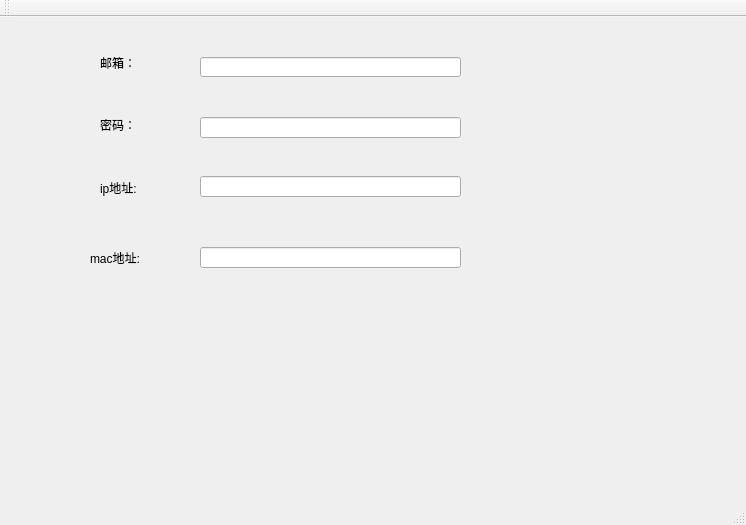
<?xml version="1.0" encoding="UTF-8"?>
<ui version="4.0">
 <class>MainWindow</class>
 <widget class="QMainWindow" name="MainWindow">
  <property name="geometry">
   <rect>
    <x>0</x>
    <y>0</y>
    <width>746</width>
    <height>525</height>
   </rect>
  </property>
  <property name="windowTitle">
   <string>MainWindow</string>
  </property>
  <widget class="QWidget" name="centralWidget">
   <widget class="QLabel" name="label">
    <property name="geometry">
     <rect>
      <x>100</x>
      <y>40</y>
      <width>54</width>
      <height>12</height>
     </rect>
    </property>
    <property name="text">
     <string>邮箱：</string>
    </property>
   </widget>
   <widget class="QLabel" name="label_2">
    <property name="geometry">
     <rect>
      <x>100</x>
      <y>100</y>
      <width>41</width>
      <height>16</height>
     </rect>
    </property>
    <property name="text">
     <string>密码：</string>
    </property>
   </widget>
   <widget class="QLabel" name="label_3">
    <property name="geometry">
     <rect>
      <x>100</x>
      <y>160</y>
      <width>61</width>
      <height>21</height>
     </rect>
    </property>
    <property name="text">
     <string>ip地址:</string>
    </property>
   </widget>
   <widget class="QLineEdit" name="emailedit">
    <property name="geometry">
     <rect>
      <x>200</x>
      <y>40</y>
      <width>261</width>
      <height>20</height>
     </rect>
    </property>
   </widget>
   <widget class="QLineEdit" name="passwdedit">
    <property name="geometry">
     <rect>
      <x>200</x>
      <y>100</y>
      <width>261</width>
      <height>21</height>
     </rect>
    </property>
   </widget>
   <widget class="QLineEdit" name="ipedit">
    <property name="geometry">
     <rect>
      <x>200</x>
      <y>159</y>
      <width>261</width>
      <height>21</height>
     </rect>
    </property>
   </widget>
   <widget class="QLineEdit" name="maskedit">
    <property name="geometry">
     <rect>
      <x>200</x>
      <y>230</y>
      <width>261</width>
      <height>21</height>
     </rect>
    </property>
   </widget>
   <widget class="QLabel" name="label_4">
    <property name="geometry">
     <rect>
      <x>90</x>
      <y>230</y>
      <width>71</width>
      <height>21</height>
     </rect>
    </property>
    <property name="text">
     <string>mac地址:</string>
    </property>
   </widget>
  </widget>
  <widget class="QMenuBar" name="menuBar">
   <property name="geometry">
    <rect>
     <x>0</x>
     <y>0</y>
     <width>746</width>
     <height>25</height>
    </rect>
   </property>
  </widget>
  <widget class="QToolBar" name="mainToolBar">
   <attribute name="toolBarArea">
    <enum>TopToolBarArea</enum>
   </attribute>
   <attribute name="toolBarBreak">
    <bool>false</bool>
   </attribute>
  </widget>
  <widget class="QStatusBar" name="statusBar"/>
 </widget>
 <layoutdefault spacing="6" margin="11"/>
 <resources/>
 <connections/>
</ui>
